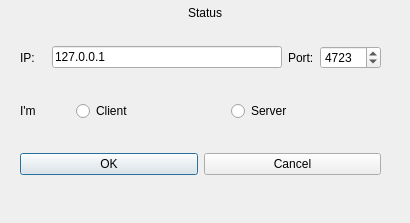
<?xml version="1.0" encoding="UTF-8"?>
<ui version="4.0">
 <class>CommunicatorDialog</class>
 <widget class="QDialog" name="CommunicatorDialog">
  <property name="geometry">
   <rect>
    <x>0</x>
    <y>0</y>
    <width>410</width>
    <height>223</height>
   </rect>
  </property>
  <property name="windowTitle">
   <string>Connect</string>
  </property>
  <widget class="QWidget" name="verticalLayoutWidget">
   <property name="geometry">
    <rect>
     <x>20</x>
     <y>20</y>
     <width>361</width>
     <height>181</height>
    </rect>
   </property>
   <layout class="QVBoxLayout" name="verticalLayout">
    <item>
     <layout class="QHBoxLayout" name="horizontalLayout_3" stretch="1,9,1,0">
      <item>
       <widget class="QLabel" name="ipLabel">
        <property name="text">
         <string>IP:</string>
        </property>
       </widget>
      </item>
      <item>
       <widget class="QLineEdit" name="ipLine">
        <property name="text">
         <string>127.0.0.1</string>
        </property>
       </widget>
      </item>
      <item>
       <widget class="QLabel" name="portLabel">
        <property name="text">
         <string>Port:</string>
        </property>
       </widget>
      </item>
      <item>
       <widget class="QSpinBox" name="portSpin">
        <property name="maximum">
         <number>65535</number>
        </property>
        <property name="value">
         <number>4723</number>
        </property>
       </widget>
      </item>
     </layout>
    </item>
    <item>
     <layout class="QHBoxLayout" name="horizontalLayout" stretch="1,3,3">
      <item>
       <widget class="QLabel" name="imLabel">
        <property name="text">
         <string>I'm</string>
        </property>
       </widget>
      </item>
      <item>
       <widget class="QRadioButton" name="clientRB">
        <property name="text">
         <string>Client</string>
        </property>
       </widget>
      </item>
      <item>
       <widget class="QRadioButton" name="serverRB">
        <property name="text">
         <string>Server</string>
        </property>
       </widget>
      </item>
     </layout>
    </item>
    <item>
     <layout class="QHBoxLayout" name="horizontalLayout_2">
      <item>
       <widget class="QPushButton" name="OKButton">
        <property name="text">
         <string>OK</string>
        </property>
       </widget>
      </item>
      <item>
       <widget class="QPushButton" name="cancelButton">
        <property name="text">
         <string>Cancel</string>
        </property>
       </widget>
      </item>
     </layout>
    </item>
   </layout>
  </widget>
  <widget class="QLabel" name="label">
   <property name="geometry">
    <rect>
     <x>175</x>
     <y>5</y>
     <width>60</width>
     <height>16</height>
    </rect>
   </property>
   <property name="text">
    <string>Status</string>
   </property>
   <property name="alignment">
    <set>Qt::AlignCenter</set>
   </property>
  </widget>
 </widget>
 <resources/>
 <connections/>
</ui>
